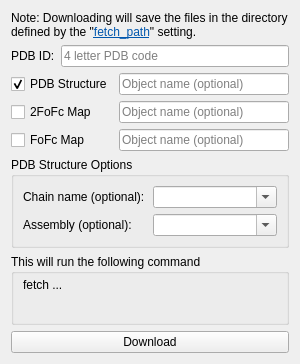
<?xml version="1.0" encoding="UTF-8"?>
<ui version="4.0">
 <class>Form</class>
 <widget class="QWidget" name="Form">
  <property name="geometry">
   <rect>
    <x>0</x>
    <y>0</y>
    <width>300</width>
    <height>358</height>
   </rect>
  </property>
  <property name="sizePolicy">
   <sizepolicy hsizetype="MinimumExpanding" vsizetype="Preferred">
    <horstretch>0</horstretch>
    <verstretch>0</verstretch>
   </sizepolicy>
  </property>
  <property name="minimumSize">
   <size>
    <width>300</width>
    <height>0</height>
   </size>
  </property>
  <property name="windowTitle">
   <string notr="true">Get PDB File</string>
  </property>
  <layout class="QVBoxLayout" name="verticalLayout">
   <item>
    <widget class="QLabel" name="label">
     <property name="sizePolicy">
      <sizepolicy hsizetype="Preferred" vsizetype="Minimum">
       <horstretch>0</horstretch>
       <verstretch>0</verstretch>
      </sizepolicy>
     </property>
     <property name="text">
      <string notr="true">&lt;html&gt;&lt;head/&gt;&lt;body&gt;&lt;p&gt;Note: Downloading will save the files in the directory defined by the &amp;quot;&lt;a href=&quot;http://pymolwiki.org/index.php/Fetch_Path&quot;&gt;&lt;span style=&quot; text-decoration: underline; color:#0057ae;&quot;&gt;fetch_path&lt;/span&gt;&lt;/a&gt;&amp;quot; setting.&lt;/p&gt;&lt;/body&gt;&lt;/html&gt;</string>
     </property>
     <property name="alignment">
      <set>Qt::AlignLeading|Qt::AlignLeft|Qt::AlignTop</set>
     </property>
     <property name="wordWrap">
      <bool>true</bool>
     </property>
     <property name="openExternalLinks">
      <bool>true</bool>
     </property>
     <property name="textInteractionFlags">
      <set>Qt::LinksAccessibleByMouse|Qt::TextSelectableByMouse</set>
     </property>
    </widget>
   </item>
   <item>
    <layout class="QHBoxLayout" name="horizontalLayout_2">
     <item>
      <widget class="QLabel" name="label_2">
       <property name="text">
        <string notr="true">PDB ID:</string>
       </property>
       <property name="buddy">
        <cstring>input_code</cstring>
       </property>
      </widget>
     </item>
     <item>
      <widget class="QLineEdit" name="input_code">
       <property name="toolTip">
        <string notr="true">4 letter PDB code</string>
       </property>
       <property name="text">
        <string notr="true"/>
       </property>
       <property name="maxLength">
        <number>4</number>
       </property>
       <property name="placeholderText">
        <string notr="true">4 letter PDB code</string>
       </property>
      </widget>
     </item>
    </layout>
   </item>
   <item>
    <layout class="QGridLayout" name="gridLayout">
     <item row="1" column="0">
      <widget class="QCheckBox" name="input_check_2fofc">
       <property name="text">
        <string notr="true">2FoFc Map</string>
       </property>
      </widget>
     </item>
     <item row="0" column="0">
      <widget class="QCheckBox" name="input_check_pdb">
       <property name="text">
        <string notr="true">PDB Structure</string>
       </property>
       <property name="checked">
        <bool>true</bool>
       </property>
      </widget>
     </item>
     <item row="2" column="0">
      <widget class="QCheckBox" name="input_check_fofc">
       <property name="text">
        <string notr="true">FoFc Map</string>
       </property>
      </widget>
     </item>
     <item row="0" column="1">
      <widget class="QLineEdit" name="input_name">
       <property name="text">
        <string notr="true"/>
       </property>
       <property name="placeholderText">
        <string notr="true">Object name (optional)</string>
       </property>
      </widget>
     </item>
     <item row="1" column="1">
      <widget class="QLineEdit" name="input_name_2fofc">
       <property name="text">
        <string notr="true"/>
       </property>
       <property name="placeholderText">
        <string notr="true">Object name (optional)</string>
       </property>
      </widget>
     </item>
     <item row="2" column="1">
      <widget class="QLineEdit" name="input_name_fofc">
       <property name="text">
        <string notr="true"/>
       </property>
       <property name="placeholderText">
        <string notr="true">Object name (optional)</string>
       </property>
      </widget>
     </item>
    </layout>
   </item>
   <item>
    <widget class="QGroupBox" name="groupBox">
     <property name="title">
      <string notr="true">PDB Structure Options</string>
     </property>
     <layout class="QGridLayout" name="gridLayout_3">
      <item row="0" column="0">
       <widget class="QLabel" name="label_3">
        <property name="text">
         <string notr="true">Chain name (optional):</string>
        </property>
        <property name="buddy">
         <cstring>input_chain</cstring>
        </property>
       </widget>
      </item>
      <item row="1" column="1">
       <widget class="QComboBox" name="input_assembly">
        <property name="editable">
         <bool>true</bool>
        </property>
       </widget>
      </item>
      <item row="1" column="0">
       <widget class="QLabel" name="label_4">
        <property name="text">
         <string notr="true">Assembly (optional):</string>
        </property>
        <property name="buddy">
         <cstring>input_assembly</cstring>
        </property>
       </widget>
      </item>
      <item row="0" column="1">
       <widget class="QComboBox" name="input_chain">
        <property name="editable">
         <bool>true</bool>
        </property>
       </widget>
      </item>
     </layout>
     <zorder>input_chain</zorder>
     <zorder>label_3</zorder>
     <zorder>label_4</zorder>
     <zorder>input_assembly</zorder>
    </widget>
   </item>
   <item>
    <widget class="QGroupBox" name="groupBox_2">
     <property name="sizePolicy">
      <sizepolicy hsizetype="Preferred" vsizetype="Expanding">
       <horstretch>0</horstretch>
       <verstretch>0</verstretch>
      </sizepolicy>
     </property>
     <property name="title">
      <string notr="true">This will run the following command</string>
     </property>
     <layout class="QGridLayout" name="gridLayout_2">
      <property name="topMargin">
       <number>4</number>
      </property>
      <property name="bottomMargin">
       <number>2</number>
      </property>
      <item row="0" column="0">
       <widget class="QLabel" name="output_command">
        <property name="sizePolicy">
         <sizepolicy hsizetype="Expanding" vsizetype="Expanding">
          <horstretch>0</horstretch>
          <verstretch>0</verstretch>
         </sizepolicy>
        </property>
        <property name="text">
         <string notr="true">fetch ...</string>
        </property>
        <property name="alignment">
         <set>Qt::AlignLeading|Qt::AlignLeft|Qt::AlignTop</set>
        </property>
        <property name="wordWrap">
         <bool>true</bool>
        </property>
        <property name="textInteractionFlags">
         <set>Qt::TextSelectableByKeyboard|Qt::TextSelectableByMouse</set>
        </property>
       </widget>
      </item>
     </layout>
    </widget>
   </item>
   <item>
    <widget class="QPushButton" name="button_ok">
     <property name="text">
      <string notr="true">Download</string>
     </property>
    </widget>
   </item>
  </layout>
 </widget>
 <tabstops>
  <tabstop>input_code</tabstop>
  <tabstop>input_check_pdb</tabstop>
  <tabstop>input_name</tabstop>
  <tabstop>input_check_2fofc</tabstop>
  <tabstop>input_name_2fofc</tabstop>
  <tabstop>input_check_fofc</tabstop>
  <tabstop>input_name_fofc</tabstop>
  <tabstop>input_chain</tabstop>
  <tabstop>input_assembly</tabstop>
  <tabstop>button_ok</tabstop>
 </tabstops>
 <resources/>
 <connections/>
</ui>
